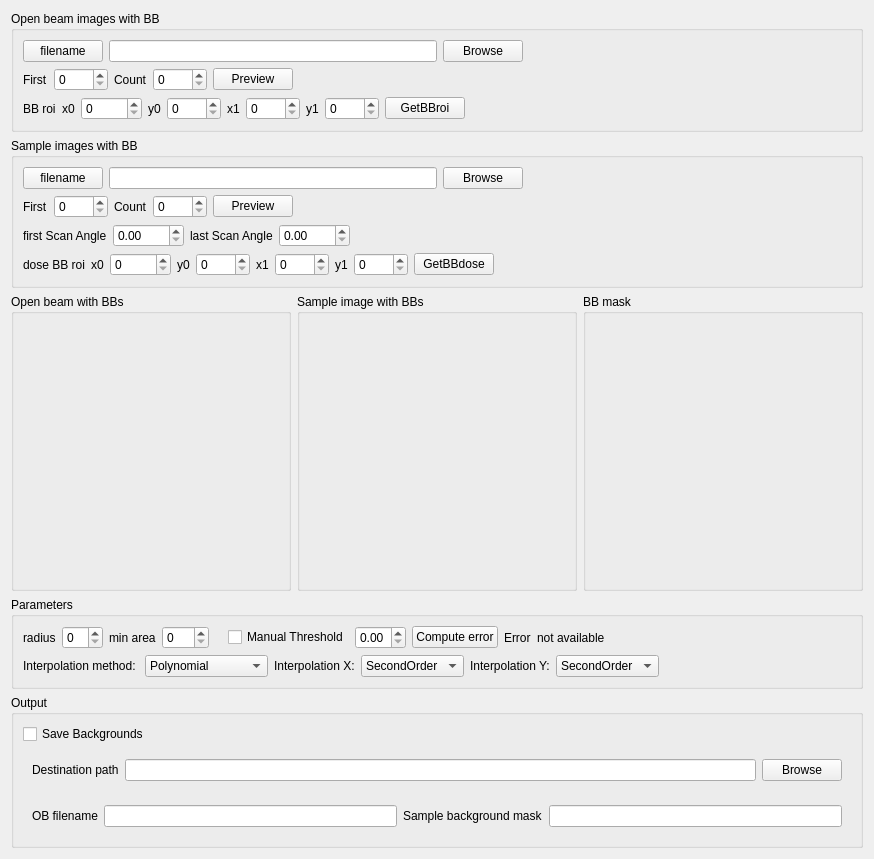
     <widget class="QWidget" name="tab_2">
      <attribute name="title">
       <string>BB images </string>
      </attribute>
      <layout class="QVBoxLayout" name="verticalLayout_3">
       <item>
        <widget class="QGroupBox" name="groupBox">
         <property name="title">
          <string>Open beam images with BB</string>
         </property>
         <layout class="QVBoxLayout" name="verticalLayout_5">
          <item>
           <layout class="QHBoxLayout" name="horizontalLayout_17">
            <item>
             <widget class="QPushButton" name="pushButton_filenameOBBB">
              <property name="toolTip">
               <string>&lt;html&gt;&lt;head/&gt;&lt;body&gt;&lt;p&gt;click to copy the filename&lt;/p&gt;&lt;/body&gt;&lt;/html&gt;</string>
              </property>
              <property name="text">
               <string>filename</string>
              </property>
             </widget>
            </item>
            <item>
             <widget class="QLineEdit" name="edit_OB_BB_mask"/>
            </item>
            <item>
             <widget class="QPushButton" name="button_OBBBpath">
              <property name="acceptDrops">
               <bool>false</bool>
              </property>
              <property name="toolTip">
               <string>Browse to select the open beam with black body images </string>
              </property>
              <property name="text">
               <string>Browse</string>
              </property>
             </widget>
            </item>
            <item>
             <spacer name="horizontalSpacer_8">
              <property name="orientation">
               <enum>Qt::Horizontal</enum>
              </property>
              <property name="sizeHint" stdset="0">
               <size>
                <width>40</width>
                <height>20</height>
               </size>
              </property>
             </spacer>
            </item>
           </layout>
          </item>
          <item>
           <layout class="QHBoxLayout" name="horizontalLayout">
            <item>
             <widget class="QLabel" name="label">
              <property name="minimumSize">
               <size>
                <width>0</width>
                <height>0</height>
               </size>
              </property>
              <property name="maximumSize">
               <size>
                <width>50</width>
                <height>100</height>
               </size>
              </property>
              <property name="text">
               <string>First</string>
              </property>
             </widget>
            </item>
            <item>
             <widget class="QSpinBox" name="spinFirstOBBB">
              <property name="minimumSize">
               <size>
                <width>0</width>
                <height>0</height>
               </size>
              </property>
              <property name="toolTip">
               <string>&lt;html&gt;&lt;head/&gt;&lt;body&gt;&lt;p&gt;First index of the open beam images with BB&lt;/p&gt;&lt;/body&gt;&lt;/html&gt;</string>
              </property>
              <property name="maximum">
               <number>9999</number>
              </property>
             </widget>
            </item>
            <item>
             <widget class="QLabel" name="label_2">
              <property name="text">
               <string>Count</string>
              </property>
             </widget>
            </item>
            <item>
             <widget class="QSpinBox" name="spinCountsOBBB">
              <property name="toolTip">
               <string>&lt;html&gt;&lt;head/&gt;&lt;body&gt;&lt;p&gt;Number of open beam images with BB&lt;/p&gt;&lt;/body&gt;&lt;/html&gt;</string>
              </property>
              <property name="maximum">
               <number>9999</number>
              </property>
             </widget>
            </item>
            <item>
             <widget class="QPushButton" name="buttonPreviewOBBB">
              <property name="toolTip">
               <string>&lt;html&gt;&lt;head/&gt;&lt;body&gt;&lt;p&gt;click to Preview&lt;/p&gt;&lt;/body&gt;&lt;/html&gt;</string>
              </property>
              <property name="text">
               <string>Preview</string>
              </property>
             </widget>
            </item>
            <item>
             <spacer name="horizontalSpacer_12">
              <property name="orientation">
               <enum>Qt::Horizontal</enum>
              </property>
              <property name="sizeHint" stdset="0">
               <size>
                <width>40</width>
                <height>20</height>
               </size>
              </property>
             </spacer>
            </item>
           </layout>
          </item>
          <item>
           <layout class="QHBoxLayout" name="horizontalLayout_18">
            <item>
             <widget class="QLabel" name="label_3">
              <property name="text">
               <string>BB roi</string>
              </property>
             </widget>
            </item>
            <item>
             <widget class="QLabel" name="label_4">
              <property name="text">
               <string>x0</string>
              </property>
             </widget>
            </item>
            <item>
             <widget class="QSpinBox" name="spinx0BBroi">
              <property name="maximum">
               <number>99999</number>
              </property>
             </widget>
            </item>
            <item>
             <widget class="QLabel" name="label_5">
              <property name="text">
               <string>y0</string>
              </property>
             </widget>
            </item>
            <item>
             <widget class="QSpinBox" name="spiny0BBroi">
              <property name="maximum">
               <number>9999</number>
              </property>
             </widget>
            </item>
            <item>
             <widget class="QLabel" name="label_6">
              <property name="text">
               <string>x1</string>
              </property>
             </widget>
            </item>
            <item>
             <widget class="QSpinBox" name="spinx1BBroi">
              <property name="maximum">
               <number>9999</number>
              </property>
             </widget>
            </item>
            <item>
             <widget class="QLabel" name="label_7">
              <property name="text">
               <string>y1</string>
              </property>
             </widget>
            </item>
            <item>
             <widget class="QSpinBox" name="spiny1BBroi">
              <property name="maximum">
               <number>9999</number>
              </property>
             </widget>
            </item>
            <item>
             <widget class="QPushButton" name="button_BBroi">
              <property name="toolTip">
               <string>&lt;html&gt;&lt;head/&gt;&lt;body&gt;&lt;p&gt;Select a ROI in the open beam image with BB including all BBs. &lt;/p&gt;&lt;/body&gt;&lt;/html&gt;</string>
              </property>
              <property name="text">
               <string>GetBBroi</string>
              </property>
             </widget>
            </item>
            <item>
             <spacer name="horizontalSpacer_13">
              <property name="orientation">
               <enum>Qt::Horizontal</enum>
              </property>
              <property name="sizeHint" stdset="0">
               <size>
                <width>40</width>
                <height>20</height>
               </size>
              </property>
             </spacer>
            </item>
           </layout>
          </item>
         </layout>
        </widget>
       </item>
       <item>
        <widget class="QGroupBox" name="groupBox_2">
         <property name="title">
          <string>Sample images with BB</string>
         </property>
         <layout class="QVBoxLayout" name="verticalLayout_4">
          <item>
           <layout class="QHBoxLayout" name="horizontalLayout_16">
            <item>
             <widget class="QPushButton" name="pushButton_filenameBB">
              <property name="toolTip">
               <string>&lt;html&gt;&lt;head/&gt;&lt;body&gt;&lt;p&gt;click to copy the filename&lt;/p&gt;&lt;/body&gt;&lt;/html&gt;</string>
              </property>
              <property name="text">
               <string>filename</string>
              </property>
             </widget>
            </item>
            <item>
             <widget class="QLineEdit" name="edit_sample_BB_mask"/>
            </item>
            <item>
             <widget class="QPushButton" name="button_sampleBBpath">
              <property name="acceptDrops">
               <bool>false</bool>
              </property>
              <property name="toolTip">
               <string>&lt;html&gt;&lt;head/&gt;&lt;body&gt;&lt;p&gt;Browse to select the sample images with BB&lt;/p&gt;&lt;/body&gt;&lt;/html&gt;</string>
              </property>
              <property name="text">
               <string>Browse</string>
              </property>
             </widget>
            </item>
            <item>
             <spacer name="horizontalSpacer_14">
              <property name="orientation">
               <enum>Qt::Horizontal</enum>
              </property>
              <property name="sizeHint" stdset="0">
               <size>
                <width>40</width>
                <height>20</height>
               </size>
              </property>
             </spacer>
            </item>
           </layout>
          </item>
          <item>
           <layout class="QHBoxLayout" name="horizontalLayout_3">
            <item>
             <widget class="QLabel" name="label_9">
              <property name="minimumSize">
               <size>
                <width>0</width>
                <height>0</height>
               </size>
              </property>
              <property name="maximumSize">
               <size>
                <width>50</width>
                <height>100</height>
               </size>
              </property>
              <property name="text">
               <string>First</string>
              </property>
             </widget>
            </item>
            <item>
             <widget class="QSpinBox" name="spinFirstsampleBB">
              <property name="minimumSize">
               <size>
                <width>0</width>
                <height>0</height>
               </size>
              </property>
              <property name="acceptDrops">
               <bool>false</bool>
              </property>
              <property name="toolTip">
               <string>&lt;html&gt;&lt;head/&gt;&lt;body&gt;&lt;p&gt;first index of the sample images with BB&lt;/p&gt;&lt;p&gt;&lt;br/&gt;&lt;/p&gt;&lt;/body&gt;&lt;/html&gt;</string>
              </property>
              <property name="maximum">
               <number>9999</number>
              </property>
             </widget>
            </item>
            <item>
             <widget class="QLabel" name="label_10">
              <property name="text">
               <string>Count</string>
              </property>
             </widget>
            </item>
            <item>
             <widget class="QSpinBox" name="spinCountsampleBB">
              <property name="toolTip">
               <string>&lt;html&gt;&lt;head/&gt;&lt;body&gt;&lt;p&gt;Number of sample images with BB&lt;/p&gt;&lt;/body&gt;&lt;/html&gt;</string>
              </property>
              <property name="maximum">
               <number>9999</number>
              </property>
             </widget>
            </item>
            <item>
             <widget class="QPushButton" name="buttonPreviewsampleBB">
              <property name="toolTip">
               <string>&lt;html&gt;&lt;head/&gt;&lt;body&gt;&lt;p&gt;Click to Preview&lt;/p&gt;&lt;/body&gt;&lt;/html&gt;</string>
              </property>
              <property name="text">
               <string>Preview</string>
              </property>
             </widget>
            </item>
            <item>
             <spacer name="horizontalSpacer_15">
              <property name="orientation">
               <enum>Qt::Horizontal</enum>
              </property>
              <property name="sizeHint" stdset="0">
               <size>
                <width>40</width>
                <height>20</height>
               </size>
              </property>
             </spacer>
            </item>
           </layout>
          </item>
          <item>
           <layout class="QHBoxLayout" name="horizontalLayout_10">
            <item>
             <widget class="QLabel" name="label_21">
              <property name="text">
               <string>first Scan Angle</string>
              </property>
             </widget>
            </item>
            <item>
             <widget class="QDoubleSpinBox" name="spinFirstAngle">
              <property name="toolTip">
               <string>&lt;html&gt;&lt;head/&gt;&lt;body&gt;&lt;p&gt;projection angle corresponding to the first sample image with BB&lt;/p&gt;&lt;/body&gt;&lt;/html&gt;</string>
              </property>
              <property name="maximum">
               <double>9999.989999999999782</double>
              </property>
             </widget>
            </item>
            <item>
             <widget class="QLabel" name="label_22">
              <property name="text">
               <string>last Scan Angle</string>
              </property>
             </widget>
            </item>
            <item>
             <widget class="QDoubleSpinBox" name="spinLastAngle">
              <property name="cursor">
               <cursorShape>CrossCursor</cursorShape>
              </property>
              <property name="toolTip">
               <string>&lt;html&gt;&lt;head/&gt;&lt;body&gt;&lt;p&gt;projection angle corresponding to the last sample image with BB&lt;/p&gt;&lt;/body&gt;&lt;/html&gt;</string>
              </property>
              <property name="maximum">
               <double>9999.989999999999782</double>
              </property>
             </widget>
            </item>
            <item>
             <spacer name="horizontalSpacer_7">
              <property name="orientation">
               <enum>Qt::Horizontal</enum>
              </property>
              <property name="sizeHint" stdset="0">
               <size>
                <width>40</width>
                <height>20</height>
               </size>
              </property>
             </spacer>
            </item>
           </layout>
          </item>
          <item>
           <layout class="QHBoxLayout" name="horizontalLayout_8">
            <item>
             <layout class="QHBoxLayout" name="horizontalLayout_4">
              <item>
               <widget class="QLabel" name="label_11">
                <property name="text">
                 <string>dose BB roi</string>
                </property>
               </widget>
              </item>
              <item>
               <widget class="QLabel" name="label_12">
                <property name="text">
                 <string>x0</string>
                </property>
               </widget>
              </item>
              <item>
               <widget class="QSpinBox" name="spinx0BBdose">
                <property name="maximum">
                 <number>99999</number>
                </property>
               </widget>
              </item>
              <item>
               <widget class="QLabel" name="label_13">
                <property name="text">
                 <string>y0</string>
                </property>
               </widget>
              </item>
              <item>
               <widget class="QSpinBox" name="spiny0BBdose">
                <property name="maximum">
                 <number>9999</number>
                </property>
               </widget>
              </item>
              <item>
               <widget class="QLabel" name="label_14">
                <property name="text">
                 <string>x1</string>
                </property>
               </widget>
              </item>
              <item>
               <widget class="QSpinBox" name="spinx1BBdose">
                <property name="maximum">
                 <number>9999</number>
                </property>
               </widget>
              </item>
              <item>
               <widget class="QLabel" name="label_15">
                <property name="text">
                 <string>y1</string>
                </property>
               </widget>
              </item>
              <item>
               <widget class="QSpinBox" name="spiny1BBdose">
                <property name="maximum">
                 <number>9999</number>
                </property>
               </widget>
              </item>
             </layout>
            </item>
            <item>
             <widget class="QPushButton" name="button_BBdose">
              <property name="toolTip">
               <string>&lt;html&gt;&lt;head/&gt;&lt;body&gt;&lt;p&gt;Click to select an open beam area in the sample images with BB&lt;/p&gt;&lt;/body&gt;&lt;/html&gt;</string>
              </property>
              <property name="text">
               <string>GetBBdose</string>
              </property>
             </widget>
            </item>
            <item>
             <spacer name="horizontalSpacer_6">
              <property name="orientation">
               <enum>Qt::Horizontal</enum>
              </property>
              <property name="sizeHint" stdset="0">
               <size>
                <width>40</width>
                <height>20</height>
               </size>
              </property>
             </spacer>
            </item>
           </layout>
          </item>
         </layout>
        </widget>
       </item>
       <item>
        <layout class="QHBoxLayout" name="horizontalLayout_15">
         <item>
          <widget class="QGroupBox" name="groupBox_4">
           <property name="sizePolicy">
            <sizepolicy hsizetype="MinimumExpanding" vsizetype="Preferred">
             <horstretch>0</horstretch>
             <verstretch>0</verstretch>
            </sizepolicy>
           </property>
           <property name="title">
            <string>Open beam with BBs</string>
           </property>
           <layout class="QHBoxLayout" name="horizontalLayout_2">
            <item>
             <widget class="QtAddons::ImageViewerWidget" name="ob_bb_Viewer" native="true">
              <property name="minimumSize">
               <size>
                <width>256</width>
                <height>256</height>
               </size>
              </property>
             </widget>
            </item>
           </layout>
          </widget>
         </item>
         <item>
          <widget class="QGroupBox" name="groupBox_5">
           <property name="sizePolicy">
            <sizepolicy hsizetype="MinimumExpanding" vsizetype="Preferred">
             <horstretch>0</horstretch>
             <verstretch>0</verstretch>
            </sizepolicy>
           </property>
           <property name="title">
            <string>Sample image with BBs</string>
           </property>
           <layout class="QHBoxLayout" name="horizontalLayout_19">
            <item>
             <widget class="QtAddons::ImageViewerWidget" name="sample_bb_Viewer" native="true">
              <property name="minimumSize">
               <size>
                <width>256</width>
                <height>256</height>
               </size>
              </property>
             </widget>
            </item>
           </layout>
          </widget>
         </item>
         <item>
          <widget class="QGroupBox" name="groupBox_6">
           <property name="title">
            <string>BB mask</string>
           </property>
           <layout class="QHBoxLayout" name="horizontalLayout_20">
            <item>
             <widget class="QtAddons::ImageViewerWidget" name="mask_Viewer" native="true">
              <property name="sizePolicy">
               <sizepolicy hsizetype="MinimumExpanding" vsizetype="Preferred">
                <horstretch>0</horstretch>
                <verstretch>0</verstretch>
               </sizepolicy>
              </property>
              <property name="minimumSize">
               <size>
                <width>256</width>
                <height>256</height>
               </size>
              </property>
             </widget>
            </item>
           </layout>
          </widget>
         </item>
        </layout>
       </item>
       <item>
        <widget class="QGroupBox" name="groupBox_3">
         <property name="sizePolicy">
          <sizepolicy hsizetype="Minimum" vsizetype="Minimum">
           <horstretch>0</horstretch>
           <verstretch>0</verstretch>
          </sizepolicy>
         </property>
         <property name="title">
          <string>Parameters</string>
         </property>
         <layout class="QVBoxLayout" name="verticalLayout">
          <item>
           <layout class="QHBoxLayout" name="horizontalLayout_9">
            <item>
             <widget class="QLabel" name="label_16">
              <property name="text">
               <string>radius</string>
              </property>
             </widget>
            </item>
            <item>
             <widget class="QSpinBox" name="spinRadius">
              <property name="toolTip">
               <string>&lt;html&gt;&lt;head/&gt;&lt;body&gt;&lt;p&gt;select the dimensions of the BBs in the mask&lt;/p&gt;&lt;/body&gt;&lt;/html&gt;</string>
              </property>
             </widget>
            </item>
            <item>
             <widget class="QLabel" name="label_18">
              <property name="text">
               <string>min area</string>
              </property>
             </widget>
            </item>
            <item>
             <widget class="QSpinBox" name="spin_minarea">
              <property name="toolTip">
               <string>&lt;html&gt;&lt;head/&gt;&lt;body&gt;&lt;p&gt;Min area for a segmented object to be considered a BB. Objects with smaller areas are considered noise and removed from segmentation.&lt;/p&gt;&lt;/body&gt;&lt;/html&gt;</string>
              </property>
              <property name="maximum">
               <number>999</number>
              </property>
             </widget>
            </item>
            <item>
             <widget class="QLabel" name="label_30">
              <property name="text">
               <string/>
              </property>
             </widget>
            </item>
            <item>
             <widget class="QCheckBox" name="checkBox_thresh">
              <property name="toolTip">
               <string>&lt;html&gt;&lt;head/&gt;&lt;body&gt;&lt;p&gt;Select manual threshold for BB segmentation. Threshold should be a normalized values between 0.0 and 1.0. Values below the theshold are considerd as BB. If unchecked, Otsu thresholding is applied&lt;/p&gt;&lt;/body&gt;&lt;/html&gt;</string>
              </property>
              <property name="text">
               <string>Manual Threshold</string>
              </property>
             </widget>
            </item>
            <item>
             <widget class="QDoubleSpinBox" name="spinThresh">
              <property name="toolTip">
               <string>&lt;html&gt;&lt;head/&gt;&lt;body&gt;&lt;p&gt;Manual thresholding, normalized value between 0 and 1&lt;/p&gt;&lt;/body&gt;&lt;/html&gt;</string>
              </property>
              <property name="maximum">
               <double>1.000000000000000</double>
              </property>
              <property name="singleStep">
               <double>0.010000000000000</double>
              </property>
             </widget>
            </item>
            <item>
             <widget class="QPushButton" name="errorButton">
              <property name="toolTip">
               <string>&lt;html&gt;&lt;head/&gt;&lt;body&gt;&lt;p&gt;Compute the interpolation error in the case of the polynomial interpolation&lt;/p&gt;&lt;/body&gt;&lt;/html&gt;</string>
              </property>
              <property name="text">
               <string>Compute error</string>
              </property>
             </widget>
            </item>
            <item>
             <widget class="QLabel" name="label_31">
              <property name="text">
               <string>Error</string>
              </property>
             </widget>
            </item>
            <item>
             <widget class="QLabel" name="label_error">
              <property name="text">
               <string>not available</string>
              </property>
             </widget>
            </item>
            <item>
             <spacer name="horizontalSpacer_16">
              <property name="orientation">
               <enum>Qt::Horizontal</enum>
              </property>
              <property name="sizeHint" stdset="0">
               <size>
                <width>40</width>
                <height>20</height>
               </size>
              </property>
             </spacer>
            </item>
           </layout>
          </item>
          <item>
           <layout class="QHBoxLayout" name="horizontalLayout_11">
            <item>
             <widget class="QLabel" name="label_29">
              <property name="text">
               <string>Interpolation method: </string>
              </property>
             </widget>
            </item>
            <item>
             <widget class="QComboBox" name="combo_InterpolationMethod">
              <property name="toolTip">
               <string>&lt;html&gt;&lt;head/&gt;&lt;body&gt;&lt;p&gt;Selects the interpolation method. &lt;/p&gt;&lt;/body&gt;&lt;/html&gt;</string>
              </property>
              <item>
               <property name="text">
                <string>Polynomial</string>
               </property>
              </item>
              <item>
               <property name="text">
                <string>ThinPlateSplines</string>
               </property>
              </item>
             </widget>
            </item>
            <item>
             <widget class="QLabel" name="label_23">
              <property name="text">
               <string>Interpolation X:</string>
              </property>
             </widget>
            </item>
            <item>
             <widget class="QComboBox" name="combo_IntMeth_X">
              <property name="toolTip">
               <string>&lt;html&gt;&lt;head/&gt;&lt;body&gt;&lt;p&gt;Selects the order of the polynomial interpolation along X&lt;/p&gt;&lt;/body&gt;&lt;/html&gt;</string>
              </property>
              <item>
               <property name="text">
                <string>SecondOrder</string>
               </property>
              </item>
              <item>
               <property name="text">
                <string>FirstOrder</string>
               </property>
              </item>
              <item>
               <property name="text">
                <string>ZeroOrder</string>
               </property>
              </item>
             </widget>
            </item>
            <item>
             <widget class="QLabel" name="label_24">
              <property name="text">
               <string>Interpolation Y:</string>
              </property>
             </widget>
            </item>
            <item>
             <widget class="QComboBox" name="combo_IntMeth_Y">
              <property name="toolTip">
               <string>&lt;html&gt;&lt;head/&gt;&lt;body&gt;&lt;p&gt;Select the order of the polynomial interpolation along Y&lt;/p&gt;&lt;/body&gt;&lt;/html&gt;</string>
              </property>
              <item>
               <property name="text">
                <string>SecondOrder</string>
               </property>
              </item>
              <item>
               <property name="text">
                <string>FirstOrder</string>
               </property>
              </item>
              <item>
               <property name="text">
                <string>ZeroOrder</string>
               </property>
              </item>
             </widget>
            </item>
            <item>
             <spacer name="horizontalSpacer_17">
              <property name="orientation">
               <enum>Qt::Horizontal</enum>
              </property>
              <property name="sizeHint" stdset="0">
               <size>
                <width>40</width>
                <height>20</height>
               </size>
              </property>
             </spacer>
            </item>
           </layout>
          </item>
         </layout>
        </widget>
       </item>
       <item>
        <widget class="QGroupBox" name="groupBox_9">
         <property name="sizePolicy">
          <sizepolicy hsizetype="Minimum" vsizetype="Minimum">
           <horstretch>0</horstretch>
           <verstretch>0</verstretch>
          </sizepolicy>
         </property>
         <property name="title">
          <string>Output</string>
         </property>
         <layout class="QVBoxLayout" name="verticalLayout_6">
          <item>
           <layout class="QHBoxLayout" name="horizontalLayout_27">
            <item>
             <widget class="QCheckBox" name="checkBox_saveBG">
              <property name="text">
               <string>Save Backgrounds</string>
              </property>
             </widget>
            </item>
            <item>
             <spacer name="horizontalSpacer_4">
              <property name="orientation">
               <enum>Qt::Horizontal</enum>
              </property>
              <property name="sizeHint" stdset="0">
               <size>
                <width>40</width>
                <height>20</height>
               </size>
              </property>
             </spacer>
            </item>
           </layout>
          </item>
          <item>
           <widget class="QWidget" name="Qwidget_path" native="true">
            <layout class="QHBoxLayout" name="horizontalLayout_28">
             <item>
              <widget class="QLabel" name="label_39">
               <property name="text">
                <string>Destination path</string>
               </property>
              </widget>
             </item>
             <item>
              <widget class="QLineEdit" name="lineEdit_pathBG"/>
             </item>
             <item>
              <widget class="QPushButton" name="pushButton_browseDest">
               <property name="text">
                <string>Browse</string>
               </property>
              </widget>
             </item>
            </layout>
           </widget>
          </item>
          <item>
           <widget class="QWidget" name="Qwidget_names" native="true">
            <layout class="QHBoxLayout" name="horizontalLayout_29">
             <item>
              <widget class="QLabel" name="label_40">
               <property name="text">
                <string>OB filename</string>
               </property>
              </widget>
             </item>
             <item>
              <widget class="QLineEdit" name="lineEdit_flatBG"/>
             </item>
             <item>
              <widget class="QLabel" name="label_41">
               <property name="text">
                <string>Sample background mask</string>
               </property>
              </widget>
             </item>
             <item>
              <widget class="QLineEdit" name="lineEdit_sampleBG"/>
             </item>
            </layout>
           </widget>
          </item>
         </layout>
        </widget>
       </item>
      </layout>
     </widget>
